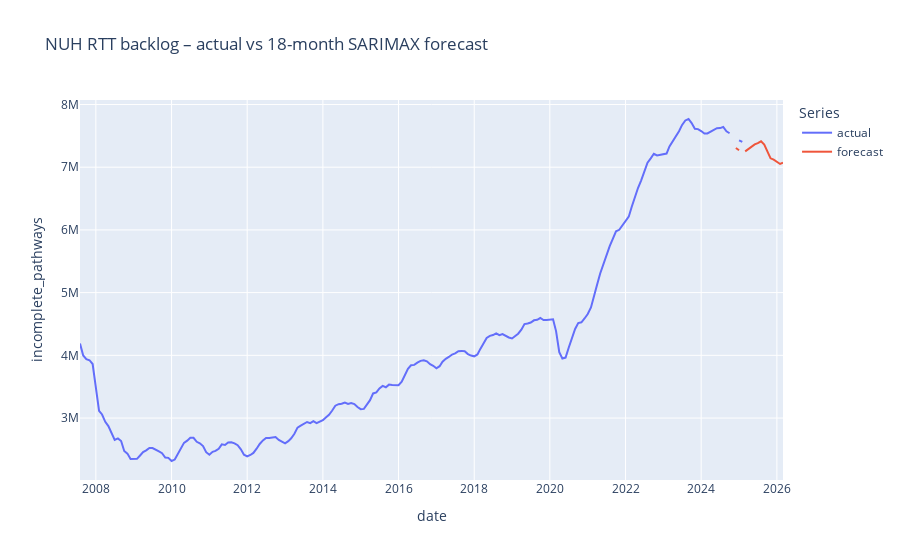

Notebook source saved alongside this figure:
### Code cell
fig = px.line(
    plot_df,
    x="date",                      # ← string, not plot_df["date"]
    y=["actual", "forecast"],      # ← list of column names
    labels={"value": "incomplete_pathways", "variable": "Series"},
    title="NUH RTT backlog – actual vs 18-month SARIMAX forecast",
)
fig.write_html("../outputs/rtt_backlog_forecast.html")
fig.show()

### Figure 1 — Plotly figure (JSON) as saved in the notebook; plotly's stock layout.template omitted (floating-point values rounded to 4 significant figures; data arrays with more than 128 entries replaced by an {"elided": "..."} marker saying what was removed)
{"data": [{"hovertemplate": "Series=actual<br>date=%{x}<br>incomplete_pathways=%{y}<extra></extra>", "legendgroup": "actual", "line": {"color": "#636efa", "dash": "solid"}, "marker": {"symbol": "circle"}, "mode": "lines", "name": "actual", "orientation": "v", "showlegend": true, "type": "scatter", "x": {"elided": "230 str values"}, "xaxis": "x", "y": {"elided": "230 float values"}, "yaxis": "y"}, {"hovertemplate": "Series=forecast<br>date=%{x}<br>incomplete_pathways=%{y}<extra></extra>", "legendgroup": "forecast", "line": {"color": "#EF553B", "dash": "solid"}, "marker": {"symbol": "circle"}, "mode": "lines", "name": "forecast", "orientation": "v", "showlegend": true, "type": "scatter", "x": {"elided": "230 str values"}, "xaxis": "x", "y": {"elided": "230 float values"}, "yaxis": "y"}], "layout": {"legend": {"title": {"text": "Series"}, "tracegroupgap": 0}, "title": {"text": "NUH RTT backlog – actual vs 18-month SARIMAX forecast"}, "xaxis": {"anchor": "y", "domain": [0, 1], "title": {"text": "date"}}, "yaxis": {"anchor": "x", "domain": [0, 1], "title": {"text": "incomplete_pathways"}}}}
